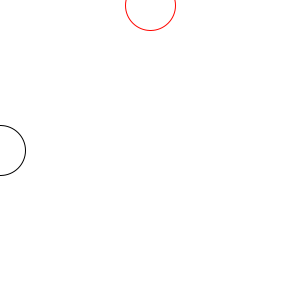
Frame 1 (no input)
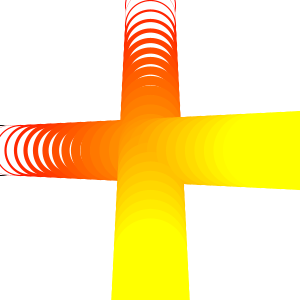
Frame 60 (the mouse pressed at the canvas centre just before this capture)
Frame 120 (the mouse held since frame 60 and released just before this capture): identical to frame 60, image omitted

The Processing sketch that drew these frames (run headless with seeded random() and noise(); from frame 60 on, the mouse is pressed at the canvas centre):

// Processing sketch: processing_180273
// ── processing_180273.pde

float a = 0.1;
float b = 0.2;

void setup() {
  background(255);
  size(300,300);
}

  void draw(){
    ellipse(a,150,50,50);
    a=a+5;
    stroke(255,a,0);
    ellipse(150,a,50,50);
    a=a+5;
    stroke(255,a,0);
    strokeWeight(b);
    b=b+1;
    println(a);
    
  }
